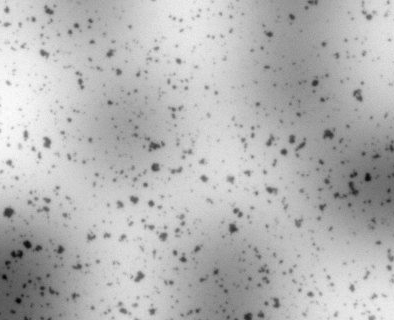
#> input picture Ass1/Particles.png, 394 x 320 px
$ python ass1.py
#> lines starting #> are read from the running program, lines starting #| are printed output that depends on the picture
import cv2
import numpy as np
import matplotlib.pyplot as plt

img = cv2.imread('Particles.png', 0)
#> img is the input picture: shape (320, 394); min 0, max 255, mean 181.3
img = np.array(img)
ROW = img.shape[0]
#> ROW = 320
COL = img.shape[1]
#> COL = 394

def max_filter(img, N):
#> called with N = 13
    row = img.shape[0]
#> row = 320
    col = img.shape[1]
#> col = 394
    A = np.zeros(shape=(row, col), dtype=np.float32)
    pad_width = None
    if N>1:
        pad_width = round((N-1)/2+0.1)
        img = np.pad(img, pad_width, mode='edge')
#> img: shape (332, 406)
    for i in range(row):
        for j in range(col):
            A[i][j] = np.max(img[i:i+N,j:j+N])
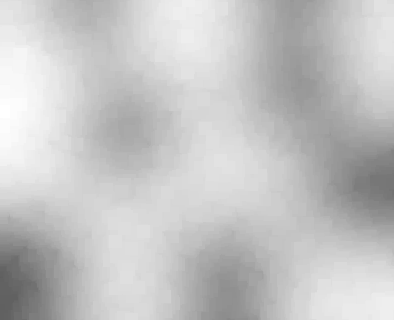
#> A: shape (320, 394) float32; min 94, max 255, mean 195.9
    return A

A = max_filter(img, N=13)
plt.imshow(A, cmap='gray')
plt.show()

def min_filter(img, N):
#> called with N = 13
    row = img.shape[0]
#> row = 320
    col = img.shape[1]
#> col = 394
    B = np.zeros(shape=(row, col), dtype=np.float32)
    if N>1:
        pad_width = round((N-1)/2+0.1)
        img = np.pad(img, pad_width, mode='edge')
    for i in range(row):
        for j in range(col):
            B[i][j] = np.min(img[i:i+N,j:j+N])
    return B

B = min_filter(A, N=13)
plt.imshow(B, cmap='gray')
plt.show()

O = img - B
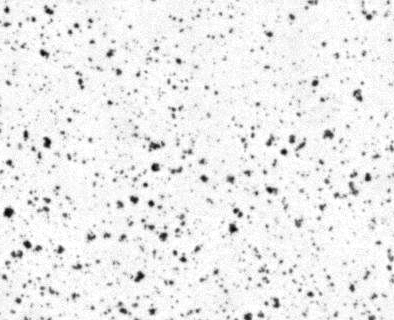
#> O: shape (320, 394) float32; min -122, max 0, mean -8.43; drawn with min black and max white
plt.imshow(O, cmap='gray')
plt.show()

def rmv_shading(img, M, N):
    if M == 0:
        A = max_filter(img, N=N)
        B = min_filter(A, N=N)
        O = img - B
    else:
        A = min_filter(img, N=N)
        B = max_filter(A, N=N)
        O = img - B
    return O

img = cv2.imread('Cells.png',0)
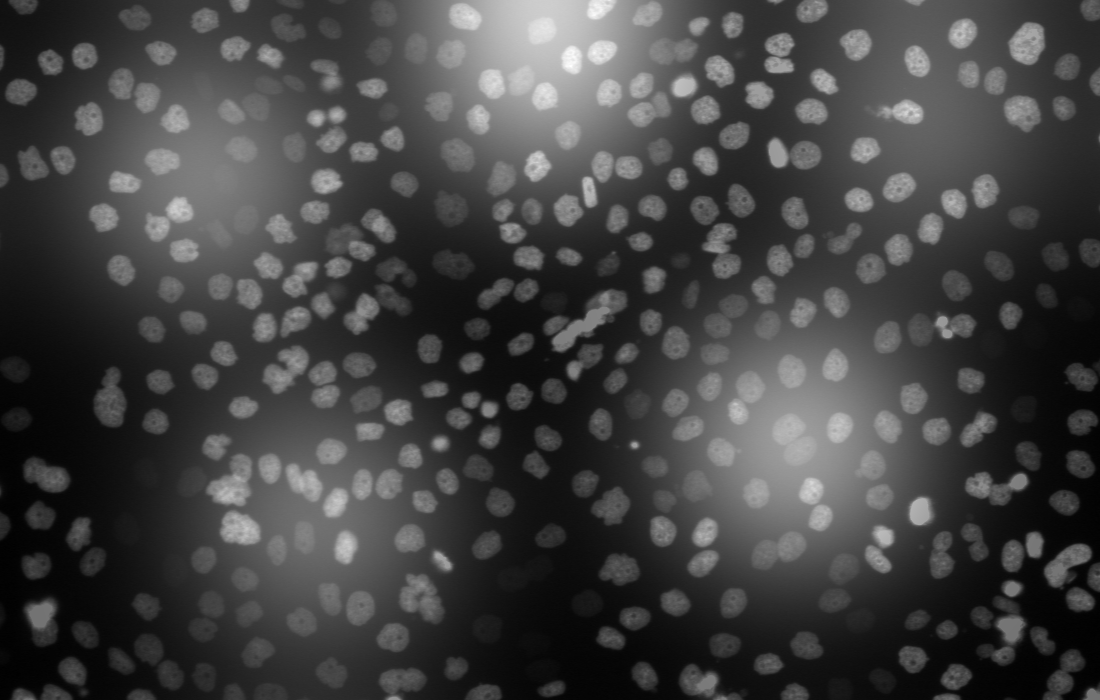
#> input picture Ass1/Cells.png, 1100 x 700 px
#> img is the input picture: shape (700, 1100); min 0, max 255, mean 66.1
img = np.array(img)
plt.imshow(img, cmap='gray')
plt.show()

O = rmv_shading(img, M=1, N=23)
#> call 2 of min_filter, with N = 23
#> in min_filter (call 2), `img = np.pad(img, pad_width, mode='edge')`:
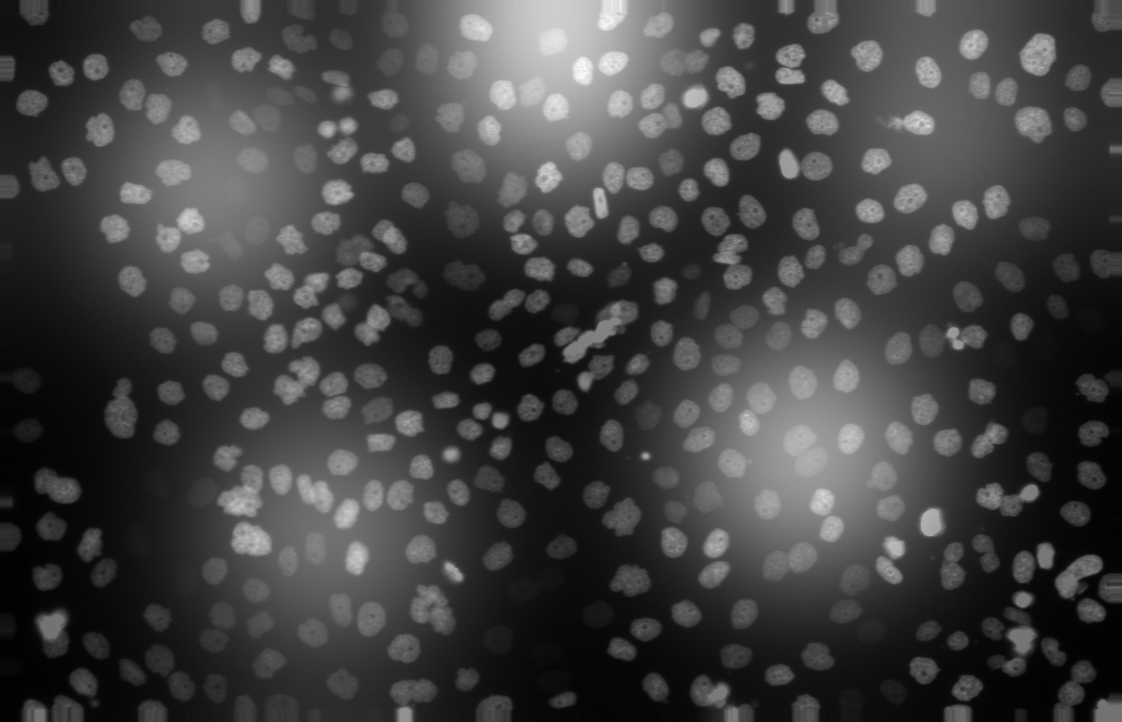
#> img: shape (722, 1122); min 0, max 255, mean 65.1
#> after the loop in min_filter (call 2), `for i in range(row):`:
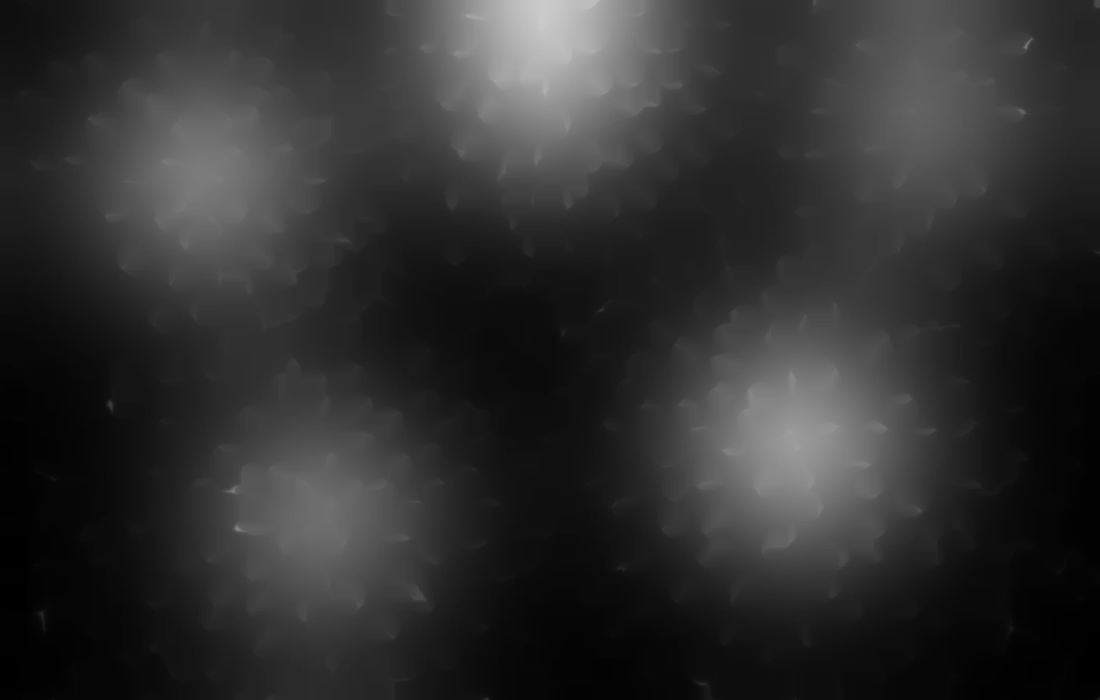
#> B: shape (700, 1100) float32; min 0, max 203, mean 47.9
#> call 2 of max_filter, with N = 23
#> after the loop in max_filter (call 2), `for i in range(row):`:
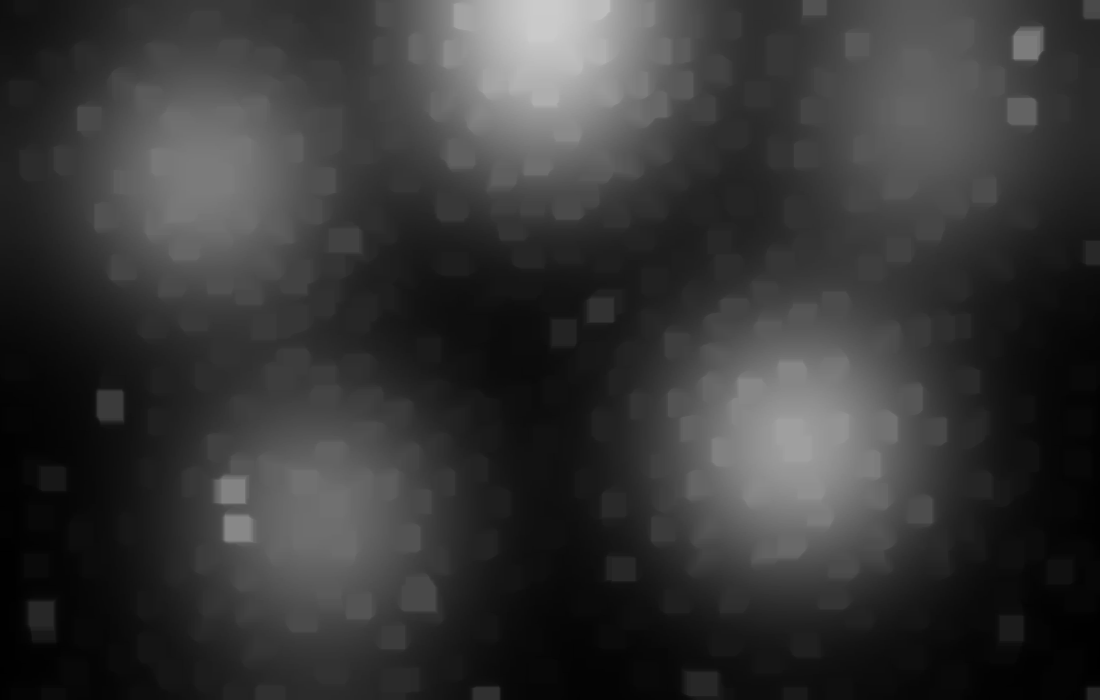
#> A: shape (700, 1100) float32; min 0, max 203, mean 54.8
#> in rmv_shading, `O = img - B`:
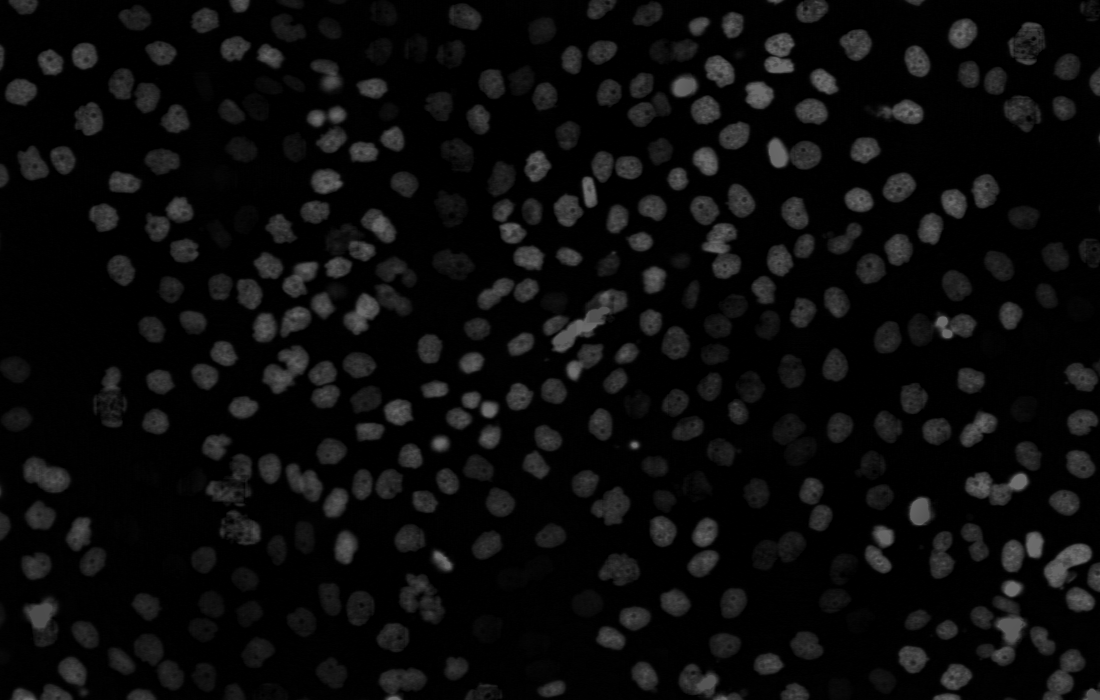
#> O: shape (700, 1100) float32; min 0, max 111, mean 11.2
plt.imshow(O, cmap='gray')
plt.show()
